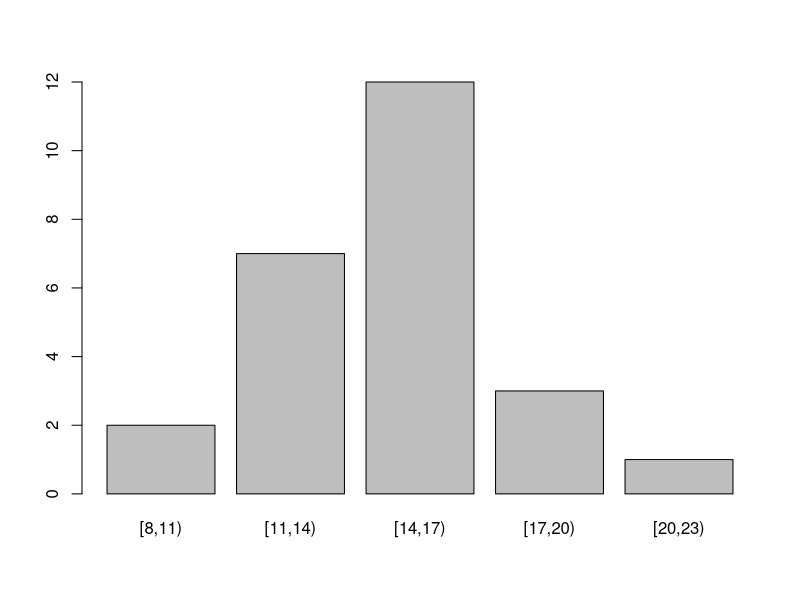
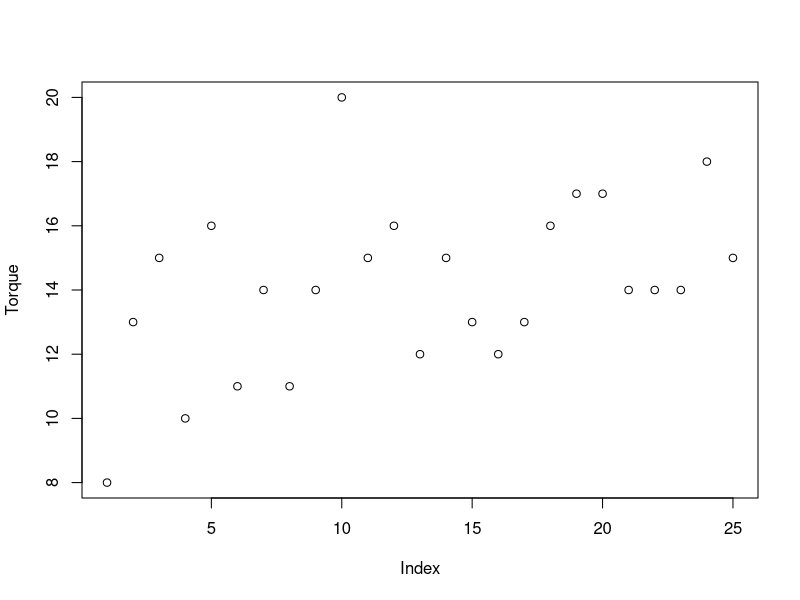
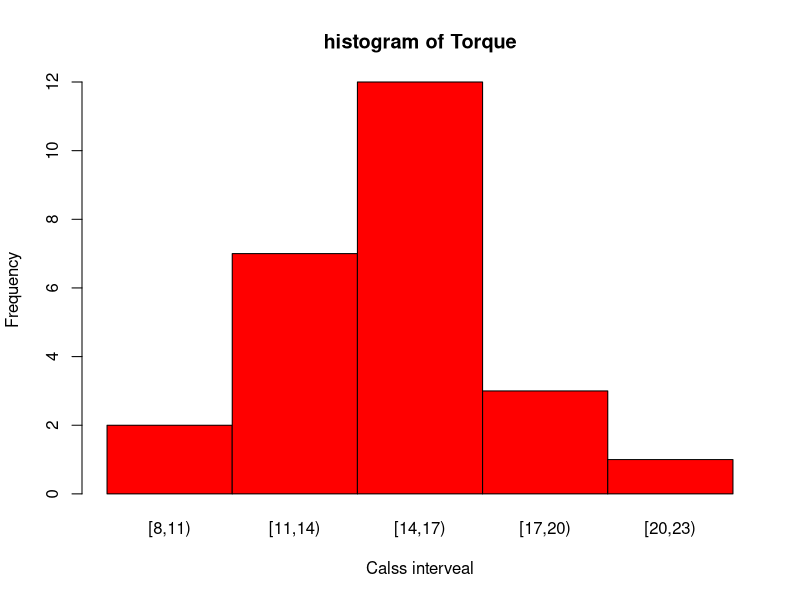
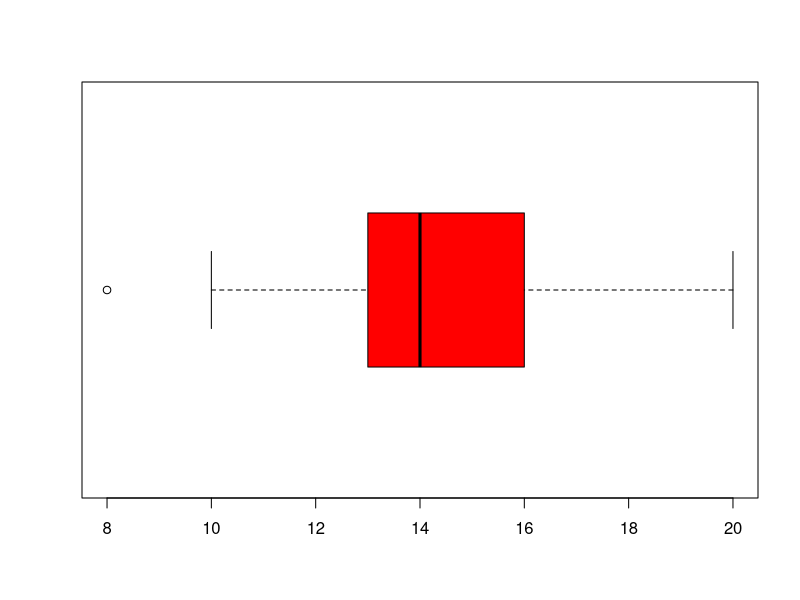
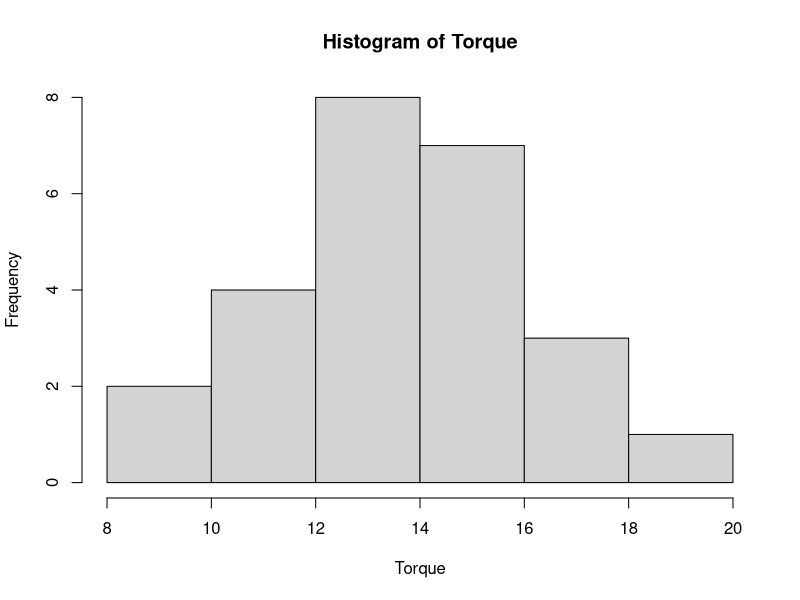

The R source for these figures, in order: (Note: this script raises an error after producing the figures.)
#Problem 2



Torque=c(8,13,15,10,16,11,14,11,14,20,15,16,12,15,13,12,13,16,17,17,14,14,14,18,15)
range(Torque)
breaks=seq(8,23,by=3)
breaks
Torque.Class=cut(Torque, breaks, right = FALSE)
Torque.Class
plot(Torque.Class)
summary(Torque)
plot(Torque)
plot(Torque.Class,main="histogram of Torque",xlab="Calss interveal", ylab="Frequency", space=(0), col="red")
sd(Torque)
boxplot(Torque, horizontal = TRUE, col = "red")
breaks
hist(Torque)
library(e1071)
skewness(Torque)
kurtosis(Torque)
mode(Torque)
cbind(table(Torque.Class))
mode(1,1,1,2)
data.frame(Torque.Class)
x=mode(Torque)

f= table(as.vector(Torque))
m=names(f)[f==max(f)]
m
Torque
f

